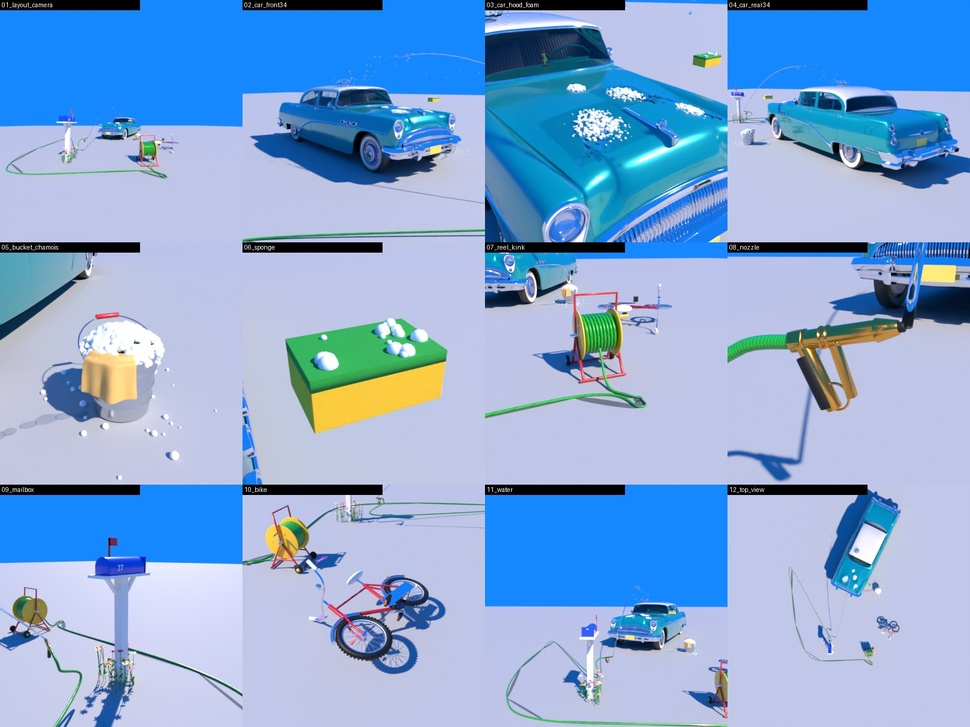
#> input picture episodes/_style_test/props/PROPS_SHEET.jpg, 970 x 727 px, shrunk from 1600 x 1200 before the run
$ python measure.py ../../../_style_test/props/PROPS_SHEET.jpg
#> lines starting #> are read from the running program, lines starting #| are printed output that depends on the picture
# hookA: numbers of a frame. python measure.py <png> : mean HSV saturation, mean brightness (0-1), share of near-black pixels, per-third saturation.
import sys, numpy as np
from PIL import Image
im = Image.open(sys.argv[1]).convert('RGB'); a = np.asarray(im).astype(np.float32) / 255
#> further down, im is the input picture: PIL image 970x727 RGB; mean R, G, B 134.4, 168.9, 213.3
mx, mn = a.max(2), a.min(2); sat = np.where(mx > 1e-4, (mx - mn) / np.maximum(mx, 1e-4), 0); lum = (a * [0.2126, 0.7152, 0.0722]).sum(2)
#> after `mx, mn = (a.max(2), a.min(2))`:
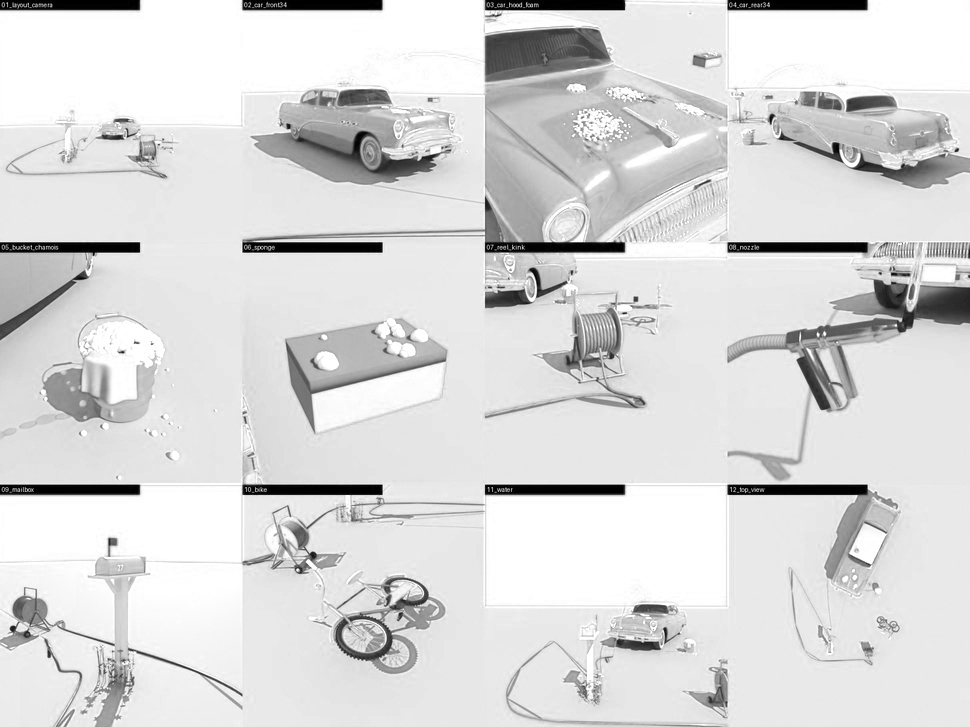
#> mx: shape (727, 970) float32; min 0, max 1, mean 0.851
#> after `mx, mn = (a.max(2), a.min(2))`:
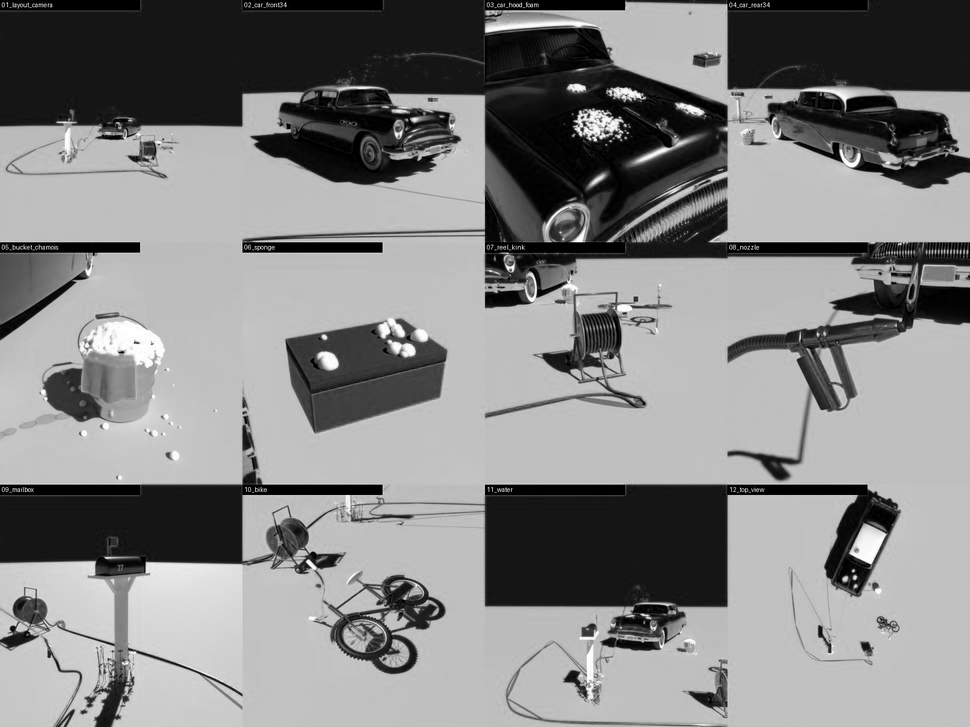
#> mn: shape (727, 970) float32; min 0, max 1, mean 0.516
#> after `sat = np.where(mx > 0.0001, (mx - mn) / np.maximum(mx, 0.0001), 0)`:
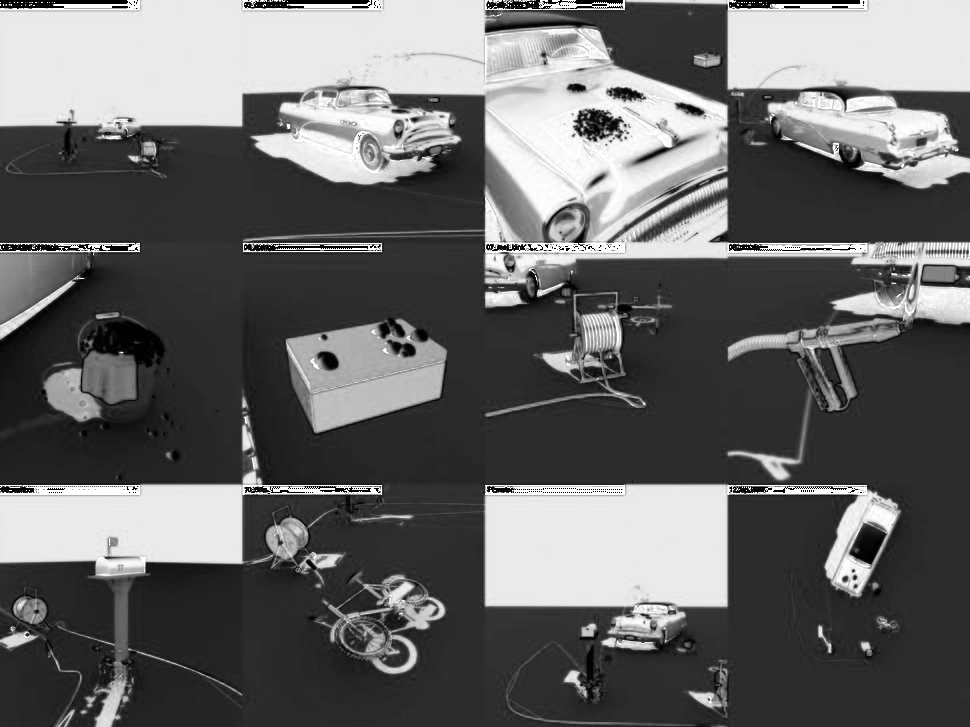
#> sat: shape (727, 970) float32; min 0, max 1, mean 0.406
#> after `lum = (a * [0.2126, 0.7152, 0.0722]).sum(2)`:
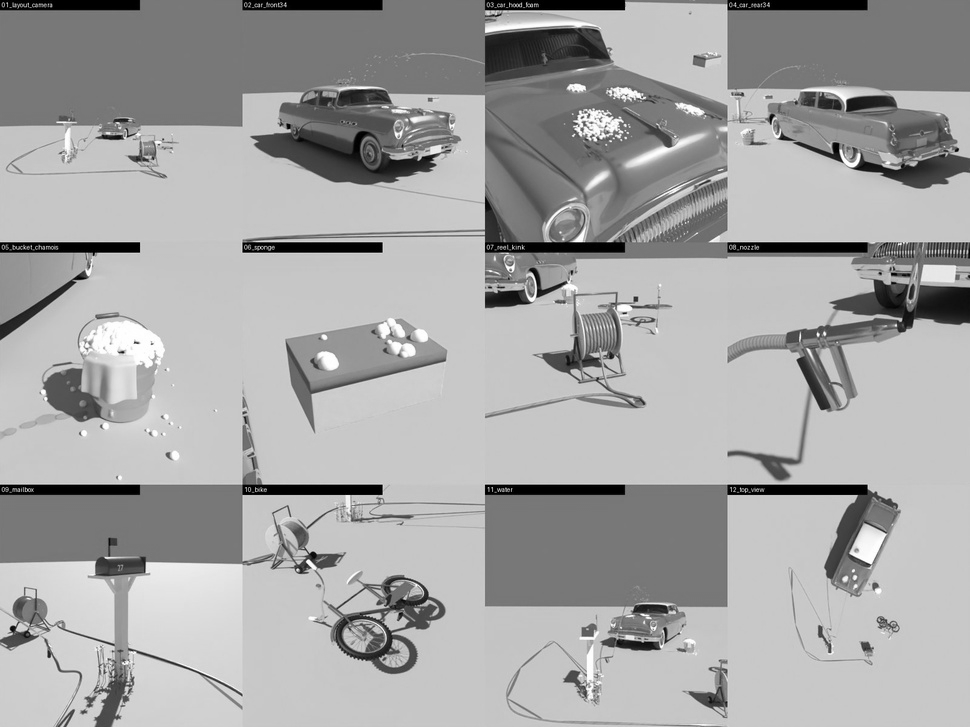
#> lum: shape (727, 970) float64; min 0, max 1, mean 0.646
h = a.shape[0]
#> h = 727
print('size', im.size, 'saturation %.3f' % sat.mean(), 'brightness %.3f' % lum.mean(), 'black<0.03 %.2f%%' % (100 * (mx < .03).mean()),
      'sat top/mid/low %.2f %.2f %.2f' % (sat[:h // 3].mean(), sat[h // 3:2 * h // 3].mean(), sat[2 * h // 3:].mean()))
#| size (970, 727) saturation 0.406 brightness 0.646 black<0.03 1.68% sat top/mid/low 0.59 0.27 0.36
